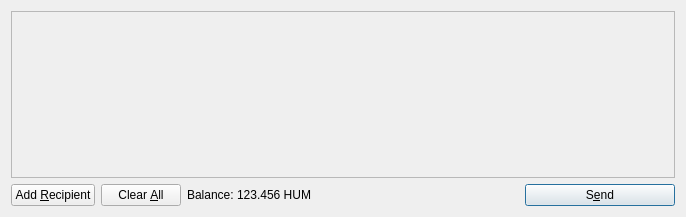
<?xml version="1.0" encoding="UTF-8"?>
<ui version="4.0">
 <class>SendCoinsDialog</class>
 <widget class="QDialog" name="SendCoinsDialog">
  <property name="geometry">
   <rect>
    <x>0</x>
    <y>0</y>
    <width>686</width>
    <height>217</height>
   </rect>
  </property>
  <property name="windowTitle">
   <string>Send Coins</string>
  </property>
  <layout class="QVBoxLayout" name="verticalLayout">
   <item>
    <widget class="QScrollArea" name="scrollArea">
     <property name="widgetResizable">
      <bool>true</bool>
     </property>
     <widget class="QWidget" name="scrollAreaWidgetContents">
      <property name="geometry">
       <rect>
        <x>0</x>
        <y>0</y>
        <width>666</width>
        <height>165</height>
       </rect>
      </property>
      <layout class="QVBoxLayout" name="verticalLayout_2">
       <property name="margin">
        <number>0</number>
       </property>
       <item>
        <layout class="QVBoxLayout" name="entries">
         <property name="spacing">
          <number>6</number>
         </property>
        </layout>
       </item>
       <item>
        <spacer name="verticalSpacer">
         <property name="orientation">
          <enum>Qt::Vertical</enum>
         </property>
         <property name="sizeHint" stdset="0">
          <size>
           <width>20</width>
           <height>40</height>
          </size>
         </property>
        </spacer>
       </item>
      </layout>
     </widget>
    </widget>
   </item>
   <item>
    <layout class="QHBoxLayout" name="horizontalLayout">
     <item>
      <widget class="QPushButton" name="addButton">
       <property name="toolTip">
        <string>Send to multiple recipients at once</string>
       </property>
       <property name="text">
        <string>Add &amp;Recipient</string>
       </property>
       <property name="icon">
        <iconset resource="../bitcoin.qrc">
         <normaloff>:/icons/add</normaloff>:/icons/add</iconset>
       </property>
       <property name="autoDefault">
        <bool>false</bool>
       </property>
      </widget>
     </item>
     <item>
      <widget class="QPushButton" name="clearButton">
       <property name="sizePolicy">
        <sizepolicy hsizetype="Minimum" vsizetype="Fixed">
         <horstretch>0</horstretch>
         <verstretch>0</verstretch>
        </sizepolicy>
       </property>
       <property name="toolTip">
        <string>Remove all transaction fields</string>
       </property>
       <property name="text">
        <string>Clear &amp;All</string>
       </property>
       <property name="icon">
        <iconset resource="../bitcoin.qrc">
         <normaloff>:/icons/remove</normaloff>:/icons/remove</iconset>
       </property>
       <property name="autoRepeatDelay">
        <number>300</number>
       </property>
       <property name="autoDefault">
        <bool>false</bool>
       </property>
      </widget>
     </item>
     <item>
      <layout class="QHBoxLayout" name="horizontalLayout_2">
       <property name="spacing">
        <number>3</number>
       </property>
       <item>
        <widget class="QLabel" name="label">
         <property name="text">
          <string>Balance:</string>
         </property>
        </widget>
       </item>
       <item>
        <widget class="QLabel" name="labelBalance">
         <property name="cursor">
          <cursorShape>IBeamCursor</cursorShape>
         </property>
         <property name="text">
          <string>123.456 HUM</string>
         </property>
         <property name="textInteractionFlags">
          <set>Qt::LinksAccessibleByMouse|Qt::TextSelectableByKeyboard|Qt::TextSelectableByMouse</set>
         </property>
        </widget>
       </item>
      </layout>
     </item>
     <item>
      <spacer name="horizontalSpacer">
       <property name="orientation">
        <enum>Qt::Horizontal</enum>
       </property>
       <property name="sizeHint" stdset="0">
        <size>
         <width>40</width>
         <height>20</height>
        </size>
       </property>
      </spacer>
     </item>
     <item>
      <widget class="QPushButton" name="sendButton">
       <property name="minimumSize">
        <size>
         <width>150</width>
         <height>0</height>
        </size>
       </property>
       <property name="toolTip">
        <string>Confirm the send action</string>
       </property>
       <property name="text">
        <string>S&amp;end</string>
       </property>
       <property name="icon">
        <iconset resource="../bitcoin.qrc">
         <normaloff>:/icons/send</normaloff>:/icons/send</iconset>
       </property>
       <property name="default">
        <bool>true</bool>
       </property>
      </widget>
     </item>
    </layout>
   </item>
  </layout>
 </widget>
 <resources>
  <include location="../bitcoin.qrc"/>
 </resources>
 <connections/>
</ui>
